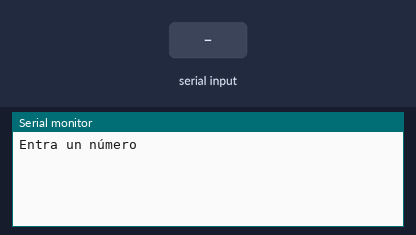
This sketch was run on a simulated Arduino Uno, built with avr-gcc and run on an emulated ATmega328P. On the bench: the last lines printed to the serial monitor. The test bench sets the inputs (shaded band).

Above: at 1.2 s.
1.3 s: "90,45\n" received over Serial
At 2.4 s:
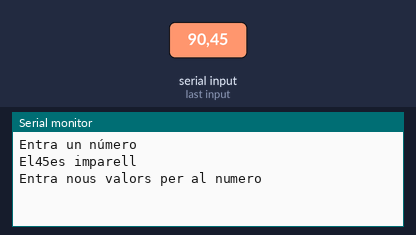
2.8 s: "30,150\n" received over Serial
At 3.6 s:
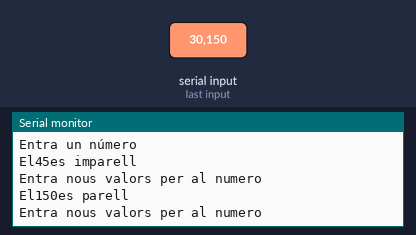

Measured:
- after the input at 1.3 s, the serial monitor: prints a new line at once (image 1)
- after the input at 2.8 s, the serial monitor: prints a new line at once (image 2)

The sketch:

_2.ino
```cpp
/**********************************************************************************
**                                                                               **
**                               SERIAL                                          **
**                         Number comunication                                   **
**  NOM : Jordi Pujlreu Sala                                   DATA: 13/2/17     **
**********************************************************************************/

//********** Includes *************************************************************

//********** Variables ********************************************************
int r ;
int numero ;             // variables for the R's
//********** Setup ************************************************************
void setup() {
  Serial.begin(9600);        // initialize serial
  Serial.println("Entra un número");
}
//********** Loop *************************************************************
void loop() {
  while (Serial.available() > 0) {  // if there's any serial available, read it
    numero = Serial.parseInt();// look for valid int the incoming serial stream


    if (Serial.read() == '\n') { // quan presionem enter significa que hem acabat d'enviar dades

    r = numero % 2 ;

    if ( r == 0 )
    {
    Serial.print ("El");
    Serial.print (numero);
    Serial.println ("es parell");
    }


    else
    {
    Serial.print ("El");
    Serial.print (numero);
    Serial.println ("es imparell");
    }
    Serial.println("Entra nous valors per al numero");

    }
  }
}
```
